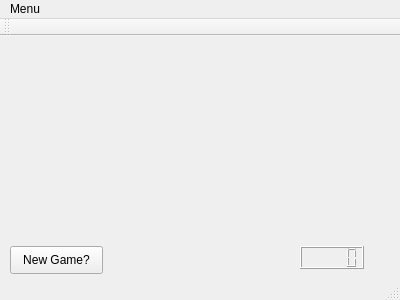
<?xml version="1.0" encoding="UTF-8"?>
<ui version="4.0">
 <class>MainWindow</class>
 <widget class="QMainWindow" name="MainWindow">
  <property name="geometry">
   <rect>
    <x>0</x>
    <y>0</y>
    <width>400</width>
    <height>300</height>
   </rect>
  </property>
  <property name="windowTitle">
   <string>MainWindow</string>
  </property>
  <widget class="QWidget" name="centralWidget">
   <widget class="QPushButton" name="newGame">
    <property name="geometry">
     <rect>
      <x>10</x>
      <y>210</y>
      <width>93</width>
      <height>28</height>
     </rect>
    </property>
    <property name="text">
     <string>New Game?</string>
    </property>
   </widget>
   <widget class="QLCDNumber" name="userScore">
    <property name="geometry">
     <rect>
      <x>300</x>
      <y>210</y>
      <width>64</width>
      <height>23</height>
     </rect>
    </property>
   </widget>
   <widget class="QWidget" name="gridLayoutWidget">
    <property name="geometry">
     <rect>
      <x>100</x>
      <y>10</y>
      <width>201</width>
      <height>191</height>
     </rect>
    </property>
    <layout class="QGridLayout" name="gameLayout"/>
   </widget>
  </widget>
  <widget class="QMenuBar" name="menuBar">
   <property name="geometry">
    <rect>
     <x>0</x>
     <y>0</y>
     <width>400</width>
     <height>26</height>
    </rect>
   </property>
   <widget class="QMenu" name="Menu">
    <property name="title">
     <string>Menu</string>
    </property>
   </widget>
   <addaction name="Menu"/>
  </widget>
  <widget class="QToolBar" name="mainToolBar">
   <attribute name="toolBarArea">
    <enum>TopToolBarArea</enum>
   </attribute>
   <attribute name="toolBarBreak">
    <bool>false</bool>
   </attribute>
  </widget>
  <widget class="QStatusBar" name="statusBar"/>
 </widget>
 <layoutdefault spacing="6" margin="11"/>
 <resources/>
 <connections/>
</ui>
